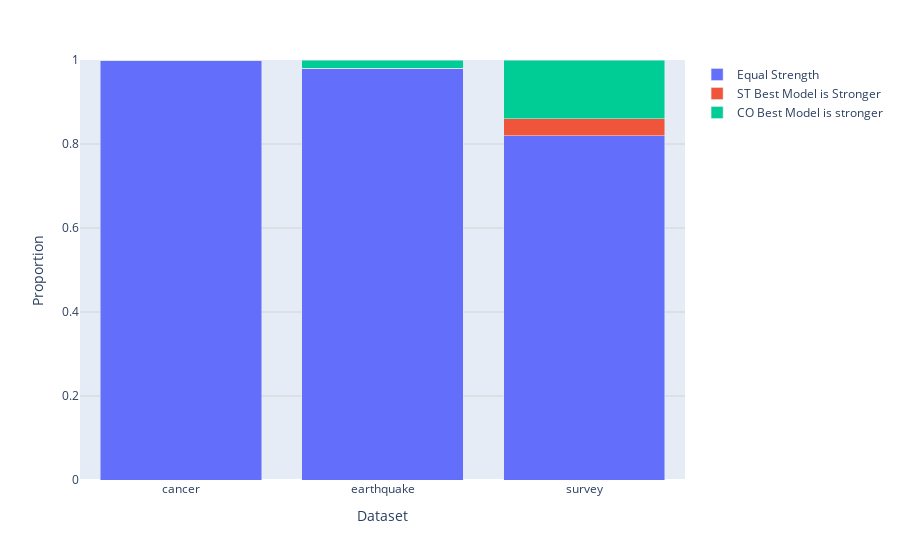

Source (notebook cell):
### Code cell
plot_strength_comparison(bn_graphs_strength_compare, 'dataset_name', "Dataset", "strength_compare_bnlearn")

### Figure 1 — Plotly figure (JSON) as saved in the notebook; plotly's stock layout.template omitted (floating-point values rounded to 4 significant figures)
{"data": [{"hovertemplate": "Case=Equal Strength<br>dataset_name=%{x}<br>Proportion=%{y}<extra></extra>", "legendgroup": "Equal Strength", "marker": {"color": "#636efa", "pattern": {"shape": ""}}, "name": "Equal Strength", "orientation": "v", "showlegend": true, "textposition": "auto", "type": "bar", "x": ["cancer", "earthquake", "survey"], "xaxis": "x", "y": [1.0, 0.98, 0.82], "yaxis": "y"}, {"hovertemplate": "Case=ST Best Model is Stronger<br>dataset_name=%{x}<br>Proportion=%{y}<extra></extra>", "legendgroup": "ST Best Model is Stronger", "marker": {"color": "#EF553B", "pattern": {"shape": ""}}, "name": "ST Best Model is Stronger", "orientation": "v", "showlegend": true, "textposition": "auto", "type": "bar", "x": ["cancer", "earthquake", "survey"], "xaxis": "x", "y": [0.0, 0.0, 0.04], "yaxis": "y"}, {"hovertemplate": "Case=CO Best Model is stronger<br>dataset_name=%{x}<br>Proportion=%{y}<extra></extra>", "legendgroup": "CO Best Model is stronger", "marker": {"color": "#00cc96", "pattern": {"shape": ""}}, "name": "CO Best Model is stronger", "orientation": "v", "showlegend": true, "textposition": "auto", "type": "bar", "x": ["cancer", "earthquake", "survey"], "xaxis": "x", "y": [0.0, 0.02, 0.14], "yaxis": "y"}], "layout": {"barmode": "stack", "legend": {"title": {}, "tracegroupgap": 0}, "margin": {"t": 60}, "xaxis": {"anchor": "y", "domain": [0, 1], "dtick": 1, "tickmode": "linear", "title": {"text": "Dataset"}}, "yaxis": {"anchor": "x", "domain": [0, 1], "gridcolor": "lightgray", "gridwidth": 1, "range": [0, 1], "showgrid": true, "title": {"text": "Proportion"}}}}
